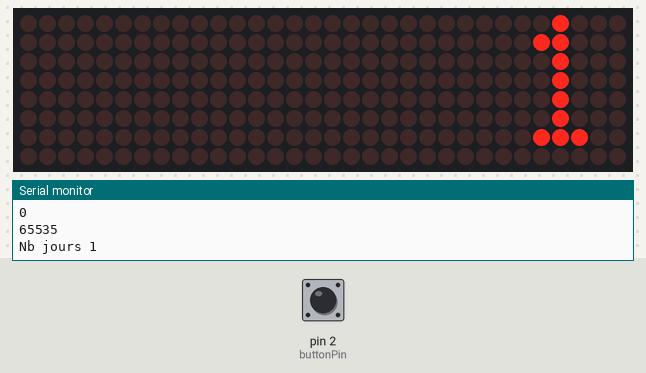
Bench run of a sketch on a simulated Arduino Uno, built with avr-gcc and run on an emulated ATmega328P. Shown: 32×8 LED matrix, the last lines printed to the serial monitor. The inputs (shaded band) are chosen by the test bench; at power-on: pin 2 (buttonPin) LOW. The local clock reads 2024-03-15 10:24:30 at power-on unless the sketch sets it; EEPROM starts erased.

Above: at 1.5 s.
1.6 s: pin 2 (buttonPin) pulled HIGH for 0.15 s
At 1.68 s:
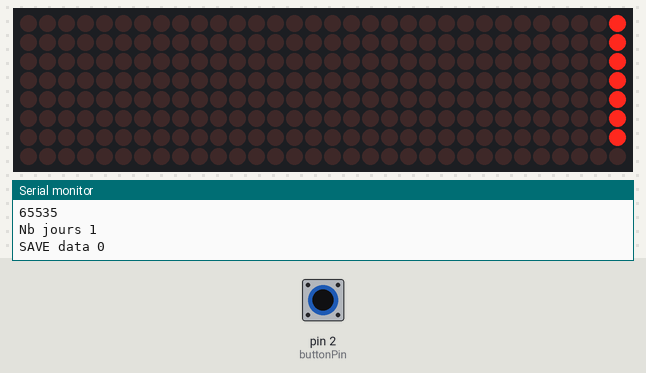
At 10.6 s:
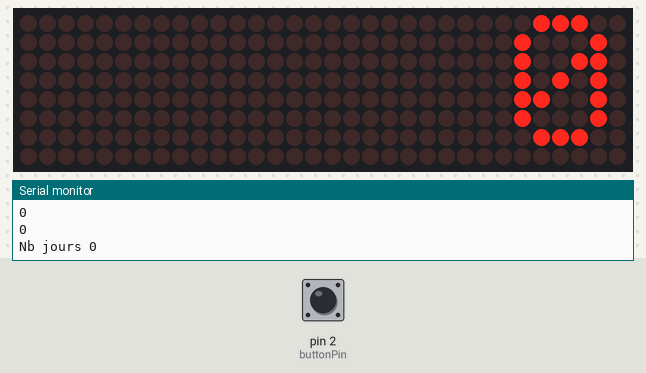

Measured:
- after the input at 1.6 s, the display: changes at once (image 1)

The sketch:

cpt_jt.ino
```cpp
#include <SPI.h>
#include <Wire.h>
#include <EEPROM.h>
#include <SimpleTimer.h>

#include "Adafruit_GFX.h"
#include "Max72xxPanel.h"
#include "RTClib.h"


// Constante

const long period_refresh_date = 10l * 1000l; // 10 s
const long period_affichage_date_ref = 30l * 60l * 1000l; // 30m
const long period_affichage_encouragement = 7l * 60l * 1000ll; // 7m


RTC_DS1307 RTC;

int pinCS = 10; // Attach CS to this pin, DIN to MOSI (11) and CLK to SCK (13) (cf http://arduino.cc/en/Reference/SPI )
int numberOfHorizontalDisplays = 4;
int numberOfVerticalDisplays = 1;

Max72xxPanel matrix = Max72xxPanel(pinCS, numberOfHorizontalDisplays, numberOfVerticalDisplays);

const int buttonPin = 2;
int lastButtonState = LOW;

String tape = "200";
int wait = 200; // In milliseconds

int spacer = 1;
int width = 5 + spacer; // The font width is 5 pixels

SimpleTimer timer;

void print_text_complete(String const& texte, int const& wait = 100){

  matrix.fillScreen(LOW);

  int text_size_px = width * texte.length() - 1;

  for(int pixel_position = 0; pixel_position < text_size_px ; pixel_position++){
    if( text_size_px < matrix.width() - spacer){
      // Pas de defilement
      pixel_position = text_size_px;
    }

    int letter = pixel_position / width;
    int x = (matrix.width() - 1) - pixel_position % width;
    int y = (matrix.height() - 8) / 2; // center the text vertically

    while ( x + width - spacer >= 0 && letter >= 0 ) {
      if ( letter < texte.length() ) {
        matrix.drawChar(x, y, texte[letter], HIGH, LOW, 1);
      } else {
        matrix.drawChar(x, y, ' ', HIGH, LOW, 1);
      }

      letter--;
      x -= width;
    }
    pixel_position++;

    matrix.write(); // Send bitmap to display
    delay(wait);

  }
  delay(wait*2);
}

uint16_t get_duree(){
  uint16_t nbDayRef;
  EEPROM.get(0, nbDayRef);

  DateTime now = RTC.now();
  uint16_t nbDayNow = now.daystime();

  Serial.println(nbDayNow);
  Serial.println(nbDayRef);
  Serial.println("Nb jours " + String(nbDayNow - nbDayRef));
  return nbDayNow - nbDayRef;
}


void save_date(){
  DateTime now = RTC.now();
  uint16_t nbDayTotal = now.daystime();

  EEPROM.put(0, nbDayTotal);
  Serial.println("SAVE data " + String(nbDayTotal));

  EEPROM.put(8, now);

  print_text_complete( String("Remise a zero du compteur") );
}

void print_duree(){
  uint16_t nbDayTotal = get_duree();
  print_text_complete( String(nbDayTotal), 100 );
}

void print_reference(){
  DateTime now;
  EEPROM.get(8, now);
  char  msg[256];
  sprintf(msg, "Date du dernier AT : %d-%02d-%02d", now.year(), now.month(), now.day());

  print_text_complete( msg );
  delay(500);
  print_duree();
}

void print_encouragement(){

  uint16_t nbDayTotal = get_duree();
  if ( nbDayTotal < 10 ) {
    print_text_complete( "Aller ça ne fait que commencer" );
  } else if ( nbDayTotal < 20 ) {
    print_text_complete( "Aller ca ne fait que commencer" );
  } else if ( nbDayTotal < 200 ) {
    print_text_complete( "Vous êtes des machines !" );
  }

  delay(500);
  print_duree();
}

void setup() {

  Serial.begin(9600);

  matrix.setIntensity(15); // Use a value between 0 and 15 for brightness

  // Adjust to your own needs
  matrix.setPosition(0, 0, 0); // The first display is at <0, 0>
  matrix.setPosition(1, 1, 0); // The second display is at <1, 0>
  matrix.setPosition(2, 2, 0); // The third display is at <2, 0>
  matrix.setPosition(3, 3, 0); // And the last display is at <3, 0>
  matrix.setRotation(0, 1);    // The first display is position upside down
  matrix.setRotation(1, 1);    // The first display is position upside down
  matrix.setRotation(2, 1);    // The first display is position upside down
  matrix.setRotation(3, 1);    // The first display is position upside down
  Serial.println("Matrix initiated");

  Wire.begin();
  RTC.begin();
  if (! RTC.isrunning()) {
    Serial.println("RTC is NOT running!");
    // following line sets the RTC to the date & time this sketch was compiled
    RTC.adjust(DateTime(__DATE__, __TIME__));
    Serial.print("RTC adjusted at ");
    Serial.print(__DATE__);
    Serial.print("-");
    Serial.println(__TIME__);
  }

  pinMode(buttonPin, INPUT);

  print_duree();

  timer.setInterval(period_affichage_encouragement, print_encouragement);
  timer.setInterval(period_affichage_date_ref, print_reference);
  timer.setInterval(period_refresh_date, print_duree);

}


void loop() {

  int buttonState = digitalRead(buttonPin);

  if( buttonState == HIGH && lastButtonState == LOW){
    save_date();

    print_duree();
  }

  timer.run();

  lastButtonState = buttonState;
}
```
